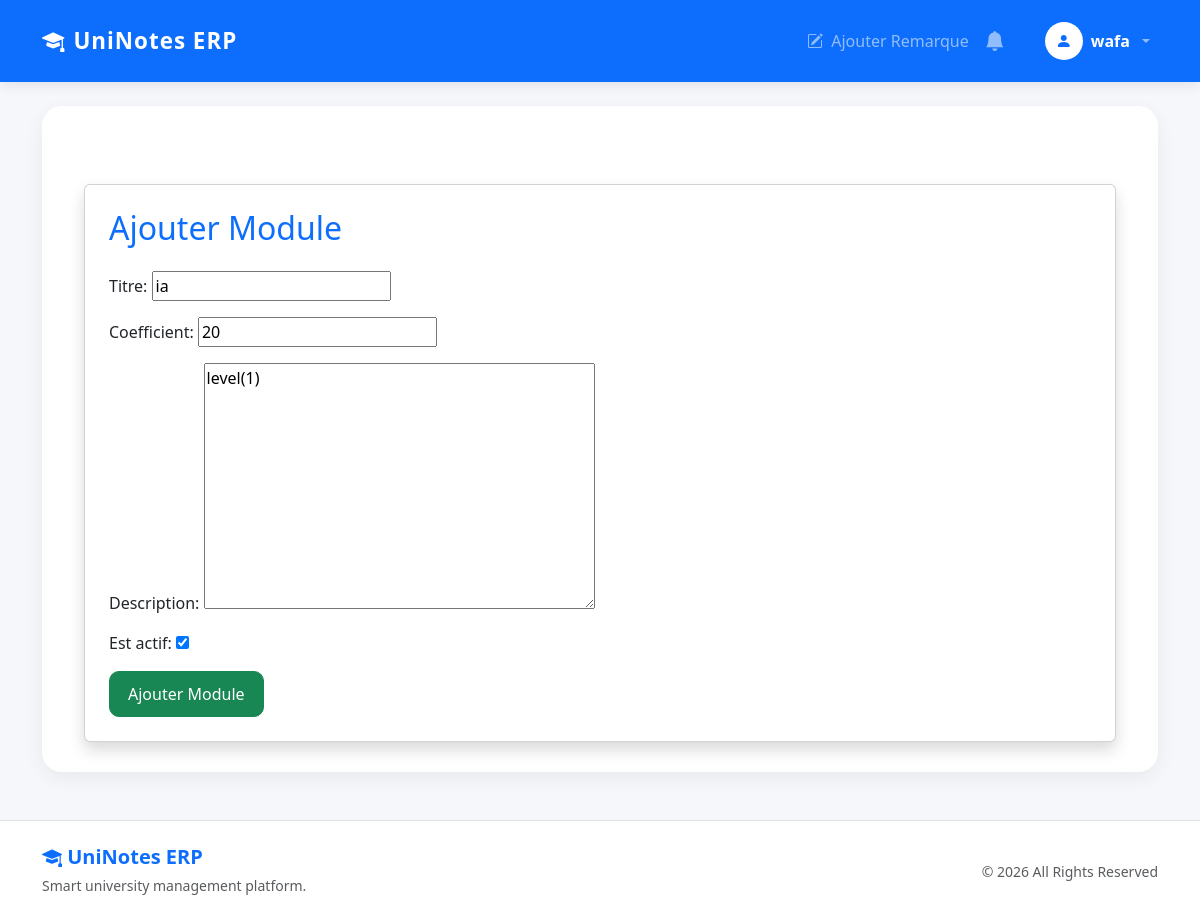
Page /accounts/modifier-module/5/ (signed in) on the committed database.
### catalog/models.py (models this page shows, shortened)
class CatalogueModule(models.Model):
    titre = models.CharField(
        max_length=200
    )
    coefficient = models.PositiveIntegerField(
        validators=[
            MinValueValidator(1),
            MaxValueValidator(60)
    ]
    )
    description = models.TextField(
        blank=True
    )
    est_actif = models.BooleanField(
        default=True
    )
    enseignant = models.ForeignKey(
        User,
        on_delete=models.SET_NULL,
        null=True,
        blank=True,
        related_name='modules_enseignes'
    )

### accounts/views.py (the view)
@login_required
def modifier_module_enseignant(request, module_id):
    module = get_object_or_404(
        CatalogueModule,
        id=module_id,
        enseignant=request.user
    )
    if request.method == "POST":
        form = CatalogueModuleForm(
            request.POST,
            instance=module
        )
        if form.is_valid():
            form.save()
            messages.success(
                request,
                "Module modifié avec succès"
            )
            return redirect(
                "enseignant_dashboard"
            )
    else:
        form = CatalogueModuleForm(
            instance=module
        )
    return render(
        request,
        "accounts/ajouter_module.html",
        {
            "form": form
        }
    )

### catalog/forms.py
class CatalogueModuleForm(forms.ModelForm):
    class Meta:
        model = CatalogueModule
        fields = [
            'titre',
            'coefficient',
            'description',
            'est_actif'
        ]

### enrollment/context_processors.py (called while the page is built)
def notifications_processor(request):
    if request.user.is_authenticated:
        notifications = Notification.objects.filter(
            user=request.user
        ).order_by('-created_at')[:5]
        count = Notification.objects.filter(
            user=request.user,
            is_read=False
        ).count()
    else:
        notifications = []
        count = 0
    return {
        'notifications_count': count,
        'notifications_navbar': notifications
    }

### templates/accounts/ajouter_module.html (shortened to what this page needs)
{% extends 'base.html' %}
{% block content %}
<div class="container mt-5">
    <div class="card shadow p-4">
        <h2 class="text-primary mb-4">
            Ajouter Module
        </h2>
        <form method="POST">
            {{ form.as_p }}
            <button type="submit" class="btn btn-success">
                Ajouter Module
            </button>
        </form>
    </div>
</div>
{% endblock %}

### templates/base.html (shortened to what this page needs)
{% load static %}
<!DOCTYPE html>
<html lang="fr">
<head>
    <link
        href="https://cdn.jsdelivr.net/npm/bootstrap@5.3.0/dist/css/bootstrap.min.css"
        rel="stylesheet"
    >
    <link rel="stylesheet"
          href="https://cdn.jsdelivr.net/npm/bootstrap-icons@1.11.3/font/bootstrap-icons.min.css">
    <link rel="stylesheet"
          href="{% static 'css/style.css' %}">
</head>
<body>
    <nav class="navbar navbar-expand-lg navbar-dark bg-primary">
        <div class="container">
            <a class="navbar-brand fw-bold d-flex align-items-center gap-2"
               href="{% url 'dashboard' %}">
                <i class="bi bi-mortarboard-fill"></i>
                UniNotes ERP
            </a>
            <div class="collapse navbar-collapse"
                 id="navbarNav">
                <ul class="navbar-nav ms-auto align-items-lg-center">
                    {% if user.is_authenticated %}
                        {% if user.profile.role == "enseignant" %}
                        <li class="nav-item">
                            <a class="nav-link"
                               href="{% url 'ajouter_remarque' %}">
                                <i class="bi bi-pencil-square me-1"></i>
                                Ajouter Remarque
                            </a>
                        </li>
                        {% endif %}
                        <li class="nav-item dropdown me-3">
                            <a class="nav-link position-relative"
                               href="#"
                               role="button"
                               data-bs-toggle="dropdown">
                                <i class="bi bi-bell-fill fs-5"></i>
                            </a>
                        </li>
                        <li class="nav-item dropdown ms-lg-2">
                            <a class="nav-link dropdown-toggle d-flex align-items-center gap-2"
                               href="#"
                               role="button"
                               data-bs-toggle="dropdown">
                                <div class="bg-white text-primary rounded-circle d-flex align-items-center justify-content-center"
                                     style="width:38px;height:38px;">
                                    <i class="bi bi-person-fill"></i>
                                </div>
                                <span class="fw-semibold text-white">
                                    {{ user.first_name|default:user.username }}
                                </span>
                            </a>
                        </li>
                    {% endif %}
                </ul>
            </div>
        </div>
    </nav>
    <div class="container mt-4 mb-5">
        <div class="container-box">
            {% block content %}
            {% endblock %}
        </div>
    </div>
    <footer class="border-top mt-5">
        <div class="container py-4">
            <div class="row align-items-center">
                <div class="col-md-6 text-center text-md-start mb-3 mb-md-0">
                    <h5 class="fw-bold text-primary mb-1">
                        <i class="bi bi-mortarboard-fill"></i>
                        UniNotes ERP
                    </h5>
                    <small class="text-muted">
                        Smart university management platform.
                    </small>
                </div>
                <div class="col-md-6 text-center text-md-end">
                    <small class="text-muted">
                        © 2026 All Rights Reserved
                    </small>
                </div>
            </div>
        </div>
    </footer>
</body>
</html>

### static/css/style.css (style rules this page uses)
body { background: #f4f7fc; font-family: 'Segoe UI', sans-serif; min-height: 100vh; }
.navbar { padding: 14px 0; box-shadow: 0 4px 15px rgba(0,0,0,0.08); }
.navbar-brand { font-size: 1.4rem; letter-spacing: 1px; }
.nav-link { font-weight: 500; transition: 0.3s; }
.container-box { background: white; padding: 35px; border-radius: 20px; box-shadow: 0 8px 25px rgba(0,0,0,0.06); animation: fadeIn 0.4s ease; }
.btn { border-radius: 10px; padding: 10px 18px; }

### templates/base.html (style rules this page uses)
body { background: #f5f7fb; }
.navbar { box-shadow: 0 4px 12px rgba(0,0,0,0.08); }
.container-box { background: white; padding: 30px; border-radius: 20px; box-shadow: 0 6px 20px rgba(0,0,0,0.06); }
footer { background: white; }

### rows in the picture
CatalogueModule: titre "ia", coefficient "20", description "level(1)", est_actif "☑"

### other values in the picture
{{ user.first_name|default:user.username }} "wafa"
